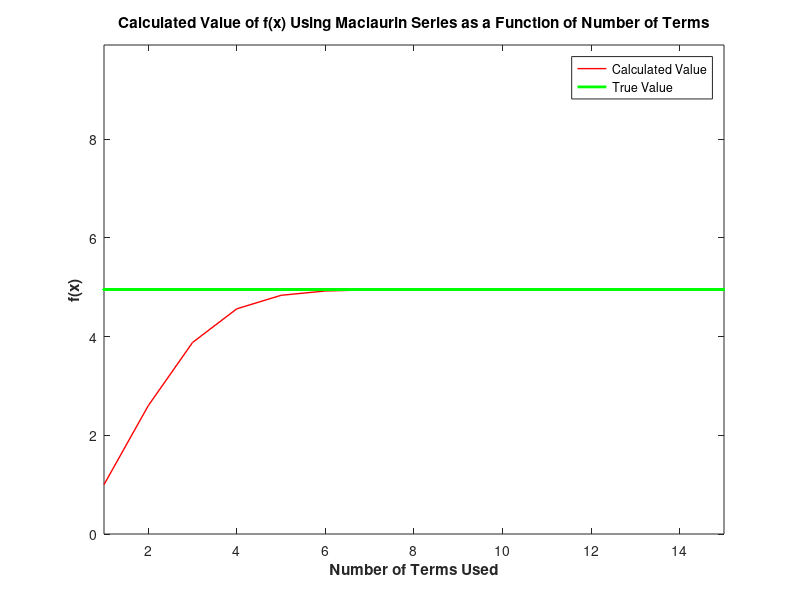
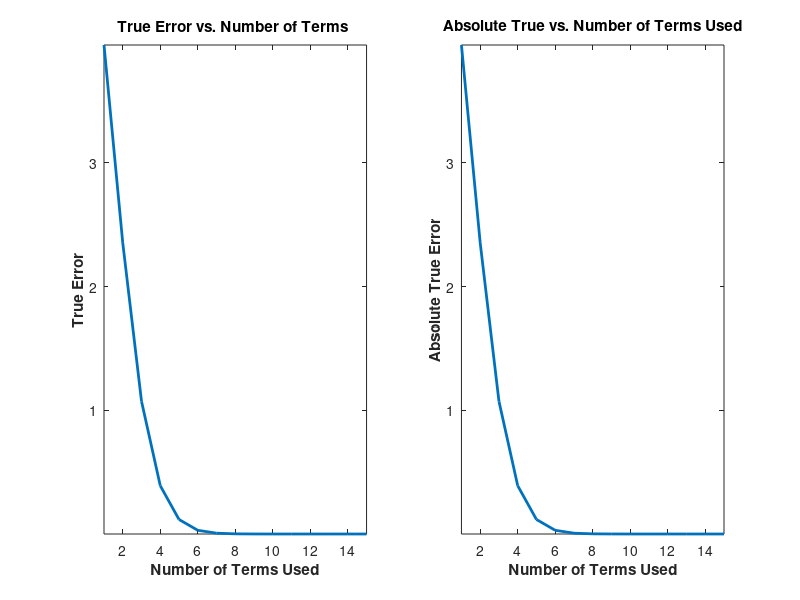
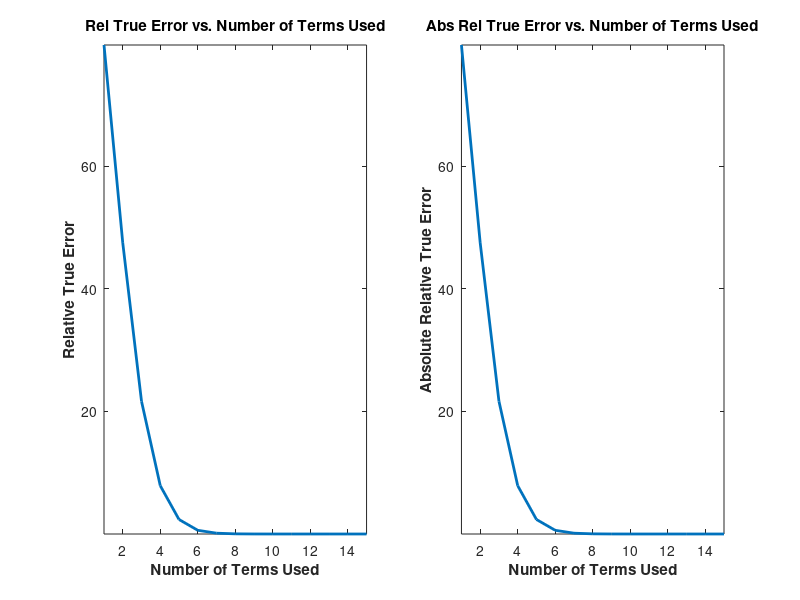

Recreate these plots in MATLAB, in order.
% Mfile name
%   mtl_aae_sim_trueerror.m

% Version:
%   Matlab R2007a

% Revised: 
%   August 28, 2008

% Authors:
%   Luke Snyder, Dr. Autar Kaw
%   University of South Florida
%   kaw@eng.usf.edu
%   Website: http://numericalmethods.eng.usf.edu
       
% Purpose
%   To illustrate the concept of true error, absolute true error,
%   relative true error and absolute relative true error via Maclaurin
%   series of transcendental and trigonometric functions.

% Keywords
%   True Error
%   Relative True Error

% Clearing all data, variable names, and files from any other source and
% clearing the command window after each successive run of the program.
clc
clear all

% Inputs:
%    This is the only place in the program where the user makes the changes
%    based on their wishes
%        Pick the function of your desire by choosing an integer:
%        1 for exp(x); 2 for sin(x); 3 for cos(x)
         func_choice=1;
         
%        Maximum number of terms to use
         n=15;

%        Value of x at which function is calculated
         x=1.6;
         
% **********************************************************************

disp(sprintf('\n\nConcepts of True Error: True Error, Absolute True Error,'))
disp(sprintf('Relative True Error, and Absolute Relative True Error'))
disp(sprintf('\nUniversity of South Florida'))
disp(sprintf('United States of America'))
disp(sprintf('kaw@eng.usf.edu'))
disp(sprintf('Website: http://numericalmethods.eng.usf.edu'))
disp(sprintf('\nNOTE: This worksheet illustrates the use of Matlab to find')) 
disp('true error, absolute true error, relative true')
disp(' error, absolute relative true error, and the number of ')
disp('significant digits correct via Maclaurin series of trancendental and')
disp('trigonometric functions.')

disp(sprintf('\n**************************Introduction***************************'))
         
disp(sprintf('\nThe following worksheet demonstrates how to calculate different '))
disp(sprintf('definitions related to true error, such as true error, absolute true '))
disp(sprintf('error, relative true error, and absolute relative true error. The '))
disp(sprintf('concept is demonstrated using an example of a Maclaurin series. '))
disp(sprintf('The user will choose which function to perform the calculation for '))
disp(sprintf('in the Input section of the program. The choices are given as 1 for '))
disp(sprintf('e^x, 2 for sin(x) , and 3 for cos(x). The true value of these '))
disp(sprintf('functions will be assumed as given by the Matlab commands '))
disp(sprintf('for these functions.'))

disp(sprintf('\n\n***************************Input Data******************************'))

disp(sprintf('     func_choice = %g',func_choice))
disp(sprintf('     Value of x at which to approximate, x = %g',x))
disp(sprintf('     Maximum number of terms, n = %g',n))

% Using a long format so that all the necessary digits can be shown
format long

disp(sprintf('\n\n***************************Procedure******************************'))

% Determining which function to use and displaying it in the command
% window. Once function is determined, value is calculated using a
% Maclaurin series in a repetitive loop.

sumprevious = 0;

for i=1:1:n
    if func_choice == 1
        func = ' exp(x)';
        
        %This function "f" will be used to find the "true value" in calculations.
        f = inline('exp(x)');
                
        % Using a repetitive loop to calculate the value of function after
        % adding a term.
        sumpresent(i) = sumprevious + (x^(i-1))/(factorial(i-1));
    end
    
    if func_choice == 2
        func = ' sin(x)';
        
        %This function "f" will be used to find the "true value" in calculations.
        f = inline('sin(x)');
                
        % Using a repetitive loop to calculate the value of function after
        % adding a term.
        sumpresent(i) = sumprevious + ((-1)^(i-1))*((x^(2*i-1))/(factorial(2*(i-1)+1)));
    end    
    
    if func_choice == 3
        func = ' cos(x)';
        
        %This function "f" will be used to find the "true value" in calculations.
        f = inline('cos(x)');
                
        % Using a repetitive loop to calculate the value of function after
        % adding a term.
        sumpresent(i) = sumprevious + ((-1)^(i+1))*(x^(2*i-2))/(factorial(2*i-2));   
    end
    
    % Using Matlab to calculate true, absolute true, relative true, and
    % absolute relative true error for each term.
    TrueError(i) = f(x) - sumpresent(i);
    AbsTrueError(i) = abs(f(x) - sumpresent(i));
    RelTrueError(i) = ((f(x) - sumpresent(i))/f(x))*100;  
    AbsRelTrueError(i) = abs((f(x) - sumpresent(i))/f(x))*100;
    
    % Displaying values in the command window.    
    disp(sprintf('\nStep %g',i));
    disp(sprintf('---------------------------------------------------------'));
    disp(sprintf('\nEvaluating the function using %g terms',i));
    disp(sprintf('\n     Approximate value of function = %10.10f',sumpresent(i)));
    disp(sprintf('     True Error = (%g - %g) = %g',f(x),sumpresent(i),TrueError(i)));
    disp(sprintf('     Abs True Error = |(%g - %g)| = %g',f(x), sumpresent(i),AbsTrueError(i)));
    disp(sprintf('     Rel True Error = ((%g - %g)/%g) * 100 = %g',f(x),sumpresent(i),f(x),RelTrueError(i)));
    disp(sprintf('     Abs Rel True Error = |((%g - %g)/%g)| * 100 = %g',f(x),sumpresent(i),f(x),AbsRelTrueError(i)));

    %This line reinitializes xold as xnew which allows for the next
    %sequence of calculations to take place.    
    sumprevious = sumpresent(i);
end

% Creating a table of values based on the error calculations previously
% performed.
disp(sprintf('\n\n****************************Table of Values****************************'));
disp('Terms     True           True          Abs True          Relative         Abs Rel')       
disp('Used      Value          Error         Error             True             True ');    
for i=1:1:n
    string = '%g        %+1.3e    %+1.3e    %+1.3e      %+1.3e       %+1.3e';
    disp(sprintf(string,i,sumpresent(i),TrueError(i),AbsTrueError(i),RelTrueError(i),AbsRelTrueError(i)))
    iteration(i) = i;
end

% Plotting the Approximate value of function as a function of the number of
% terms.  The variable previously defined as "f" will be used to input the
% true value for comparisons.

% Clearing the figure windows of any previous plots.
clf

% Graph 1: Maclaurin series f(x) vs True value as a function of number of terms.
figure(1)
plot(iteration,sumpresent,'r','LineWidth',1);
hold on
xx = 0:0.01:n;
plot(xx,f(x),'g','LineWidth',2);
hold off
if func_choice == 1
    axis([1 n (f(x) - f(x)) (f(x) + f(x))])
else
    axis([1 n -1.5  1.5]);
end
title('\bfCalculated Value of f(x) Using Maclaurin Series as a Function of Number of Terms');
xlabel('\bfNumber of Terms Used');
ylabel('\bff(x)');
legend('Calculated Value','True Value');

% Using Matlabs ability to position plots exactly where the user specifies.
scnsize = get(0,'ScreenSize');

% Graph 2: True and Absolute True Errors
fig2 = figure(2);
% First Subplot: True Error vs. Number of Terms Calculated
set(fig2,'Position',[0.15*scnsize(3),0.45*scnsize(3),0.7*scnsize(3),0.35*scnsize(4)])
subplot(1,2,1);
plot(iteration,TrueError,'LineWidth',2)
title('\bfTrue Error vs. Number of Terms ');
xlabel('\bfNumber of Terms Used')
ylabel('\bfTrue Error');
axis([1 n min(TrueError) max(TrueError)])
% Second Subplot: Absolute Approximate Error vs. Number of Terms Calculated
subplot(1,2,2);
plot(iteration,AbsTrueError,'LineWidth',2);
title('\bfAbsolute True vs. Number of Terms Used');
xlabel('\bfNumber of Terms Used');
ylabel('\bfAbsolute True Error');
axis([1 n min(AbsTrueError) max(AbsTrueError)])


fig3 = figure(3);
% First Subplot: Relative True Error vs. Number of Terms Calculated
set(fig3,'Position',[0.15*scnsize(3),0.1*scnsize(3),0.7*scnsize(3),0.35*scnsize(4)]);
subplot(1,2,1);
plot(iteration,RelTrueError,'LineWidth',2);
title('\bfRel True Error vs. Number of Terms Used');
xlabel('\bfNumber of Terms Used');
ylabel('\bfRelative True Error');
axis([1 n min(RelTrueError) max(RelTrueError)])
% Second Subplot: Absolute Relative True Error vs. Number of Terms
% Calculated.
subplot(1,2,2);
plot(iteration,AbsRelTrueError,'LineWidth',2);
title('\bfAbs Rel True Error vs. Number of Terms Used');
xlabel('\bfNumber of Terms Used');
ylabel('\bfAbsolute Relative True Error');
axis([1 n min(AbsRelTrueError) max(AbsRelTrueError)])



disp(sprintf('\n\n***************************Conclusion******************************'))
disp(sprintf('This worksheet shows how the number of terms taken in a '))
disp(sprintf('Maclaurin series affects the accuracy of the calculated answer '))
disp(sprintf('through the analysis of error. Note that though true error shows '))
disp(sprintf('the magnitude of the error, it does not indicate how bad the error '))
disp(sprintf('really is. Hence, relative true error is used here to give a more '))
disp(sprintf('complete picture of the state of error.'))


disp(sprintf('\n\n***************************Refrences******************************'))
disp('See: <a href = "http://numericalmethods.eng.usf.edu/nbm/gen/01aae/nbm_gen_aae_txt_measuringerror.pdf">Measuring Errors</a>')

disp(sprintf('\n\nLegal Notice: The copyright for this application is owned'))
disp(sprintf('by the author(s). Neither MathWorks nor the author(s)'))
disp(sprintf('are responsible for any errors contained within and are '))
disp(sprintf('not liable for any damages resulting from the use of this'))
disp(sprintf('material. This application is intended for non-commercial,'))
disp(sprintf('non-profit use only. Contact the author for permission if'))
disp(sprintf('you wish to use this application in for-profit activities.'))
